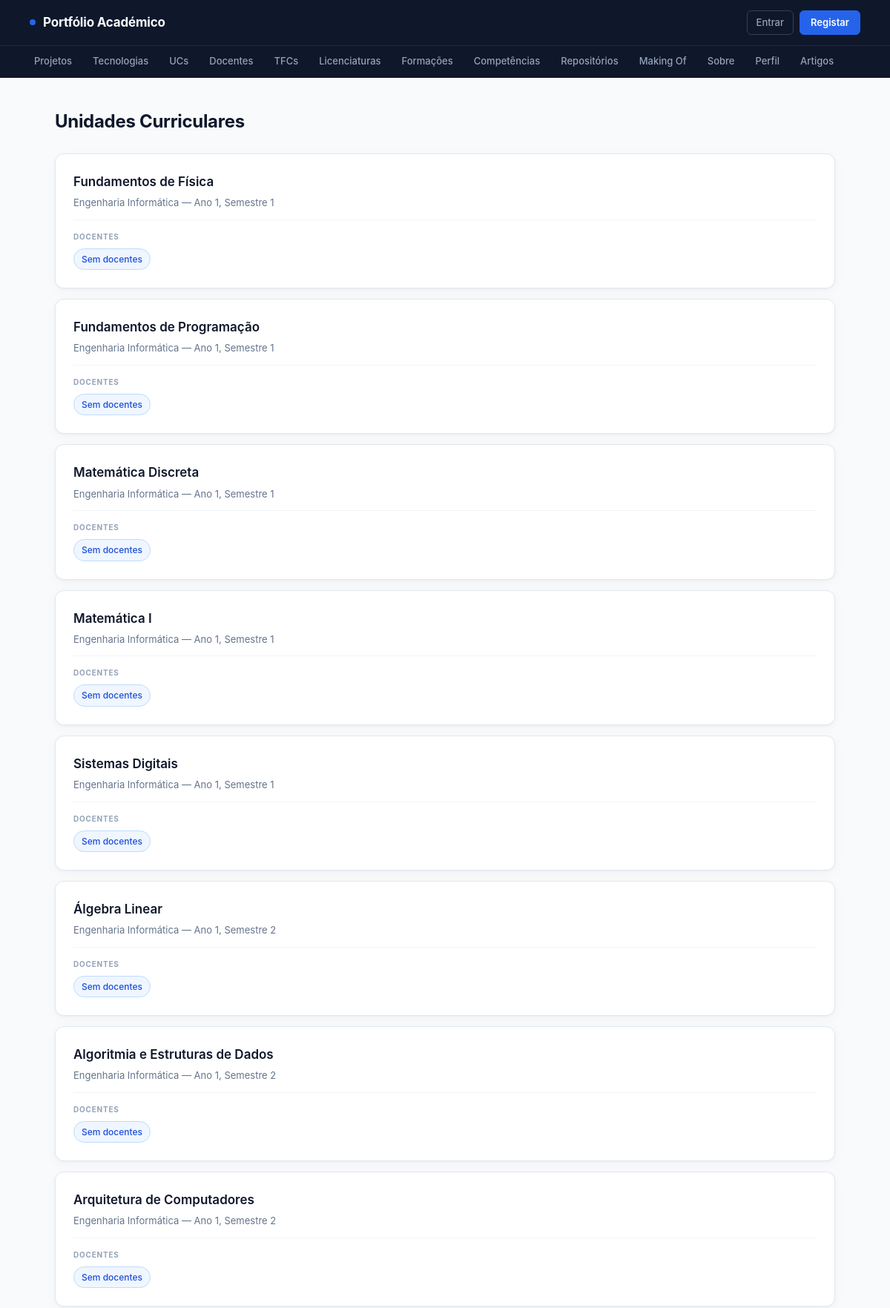
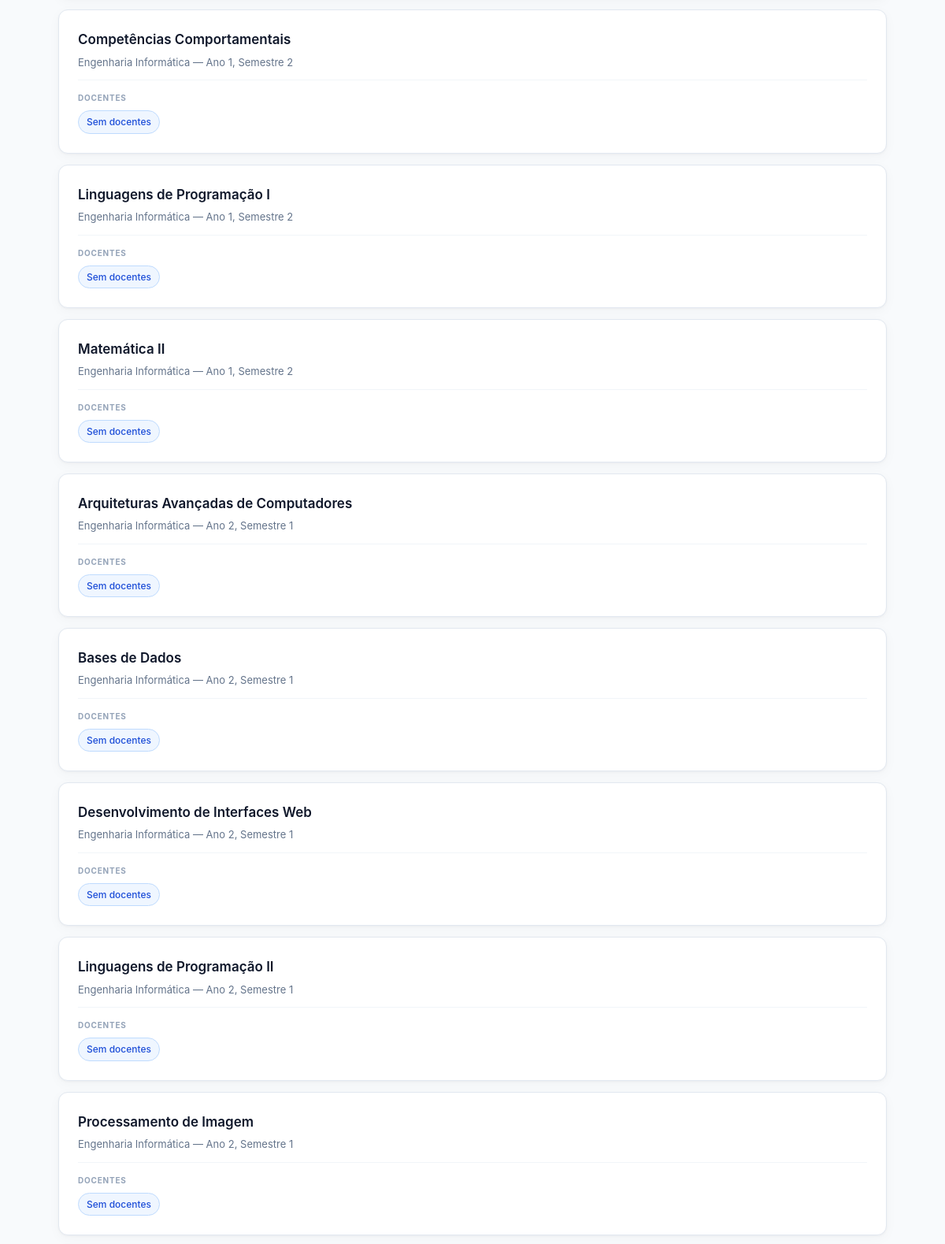
The page /ucs/ (upper part) on the database its author committed (2 pictures, top to bottom).
### portfolio/models.py (models this page shows, shortened)
class UC(models.Model):
    nome = models.CharField(max_length=150)
    codigo = models.CharField(max_length=20)
    ano = models.IntegerField(null=True, blank=True)
    semestre = models.IntegerField(null=True, blank=True)
    descricao = models.TextField(blank=True, null=True)
    objetivos = models.TextField(blank=True)
    conteudos = models.TextField(blank=True)
    ects = models.FloatField(null=True, blank=True)
    imagem = models.ImageField(upload_to='ucs/', blank=True, null=True)
    licenciatura = models.ForeignKey('Licenciatura', on_delete=models.CASCADE, related_name="ucs")
    docentes = models.ManyToManyField('Docente', blank=True)

class Licenciatura(models.Model):
    nome = models.CharField(max_length=150)
    sigla = models.CharField(max_length=20, blank=True)
    codigo = models.IntegerField(null=True, blank=True)  # 👈 importante para API
    instituicao = models.CharField(max_length=150, blank=True)
    descricao = models.TextField(blank=True)
    duracao_anos = models.IntegerField(null=True, blank=True)
    utilizador = models.ForeignKey(Utilizador, on_delete=models.CASCADE)

### portfolio/views.py (the view)
# urls.py: path('ucs/', views.ucs_view, name='ucs_view'),
def ucs_view(request):
    ucs = UC.objects \
        .select_related('licenciatura') \
        .prefetch_related('docentes') \
        .all()
    return render(request, 'portfolio/ucs.html', {'ucs': ucs})

### portfolio/templates/portfolio/ucs.html (shortened to what this page needs)
{% extends "portfolio/base.html" %}
{% block content %}
<h2>Unidades Curriculares</h2>
<section>
    {% for uc in ucs %}
    <article>
        <header>
            <h3>{{ uc.nome }}</h3>
            <p>{{ uc.licenciatura.nome }} — Ano {{ uc.ano }}, Semestre {{ uc.semestre }}</p>
        </header>
        <section>
            <h4>Docentes</h4>
            <ul>
                {% for doc in uc.docentes.all %}
                    <li>{{ doc.nome }}</li>
                {% empty %}
                    <li>Sem docentes</li>
                {% endfor %}
            </ul>
        </section>
    </article>
    {% empty %}
        <p>Sem UCs.</p>
    {% endfor %}
</section>
{% endblock %}

### portfolio/static/portfolio/styles.css (style rules this page uses)
*, *::before, *::after { box-sizing: border-box; margin: 0; padding: 0; }
body { font-family: "Inter", "Segoe UI", system-ui, -apple-system, sans-serif; background: #F8FAFC; color: #0F172A; line-height: 1.6; min-height: 100vh; display: flex; flex-direction: column; }
h2 { font-size: 24px; font-weight: 700; color: #0F172A; margin-bottom: 24px; letter-spacing: -0.3px; }
h3 { color: #0F172A; }
section > article { background: white; padding: 24px; border-radius: 12px; border: 1px solid #E2E8F0; box-shadow: 0 1px 3px rgba(15,23,42,0.04), 0 4px 16px rgba(15,23,42,0.03); transition: box-shadow 0.2s, transform 0.2s; margin-bottom: 14px; }
article > header { margin-bottom: 14px; padding-bottom: 12px; border-bottom: 1px solid #F1F5F9; }
article > header > h3 { font-size: 17px; font-weight: 600; color: #0F172A; margin-bottom: 4px; }
article > header > p { font-size: 13px; color: #64748B; }
article > section { margin-top: 12px; }
article > section > h4 { font-size: 10px; text-transform: uppercase; letter-spacing: 0.08em; color: #94A3B8; font-weight: 700; margin-bottom: 8px; }
article > section > ul { list-style: none; display: flex; flex-wrap: wrap; gap: 6px; }
article > section > ul > li { background: #EFF6FF; color: #1D4ED8; padding: 4px 10px; border-radius: 999px; font-size: 12px; font-weight: 500; border: 1px solid #BFDBFE; }

### rows shown on the page
UC: nome "Fundamentos de Física", licenciatura.nome "Engenharia Informática", ano "1", semestre "1"
UC: nome "Fundamentos de Programação", licenciatura.nome "Engenharia Informática", ano "1", semestre "1"
UC: nome "Matemática Discreta", licenciatura.nome "Engenharia Informática", ano "1", semestre "1"
UC: nome "Matemática I", licenciatura.nome "Engenharia Informática", ano "1", semestre "1"
UC: nome "Sistemas Digitais", licenciatura.nome "Engenharia Informática", ano "1", semestre "1"
UC: nome "Álgebra Linear", licenciatura.nome "Engenharia Informática", ano "1", semestre "2"
UC: nome "Algoritmia e Estruturas de Dados", licenciatura.nome "Engenharia Informática", ano "1", semestre "2"
UC: nome "Arquitetura de Computadores", licenciatura.nome "Engenharia Informática", ano "1", semestre "2"
UC: nome "Competências Comportamentais", licenciatura.nome "Engenharia Informática", ano "1", semestre "2"
UC: nome "Linguagens de Programação I", licenciatura.nome "Engenharia Informática", ano "1", semestre "2"
UC: nome "Matemática II", licenciatura.nome "Engenharia Informática", ano "1", semestre "2"
UC: nome "Arquiteturas Avançadas de Computadores", licenciatura.nome "Engenharia Informática", ano "2", semestre "1"
UC: nome "Bases de Dados", licenciatura.nome "Engenharia Informática", ano "2", semestre "1"
UC: nome "Desenvolvimento de Interfaces Web", licenciatura.nome "Engenharia Informática", ano "2", semestre "1"
UC: nome "Linguagens de Programação II", licenciatura.nome "Engenharia Informática", ano "2", semestre "1"
UC: nome "Processamento de Imagem", licenciatura.nome "Engenharia Informática", ano "2", semestre "1"
